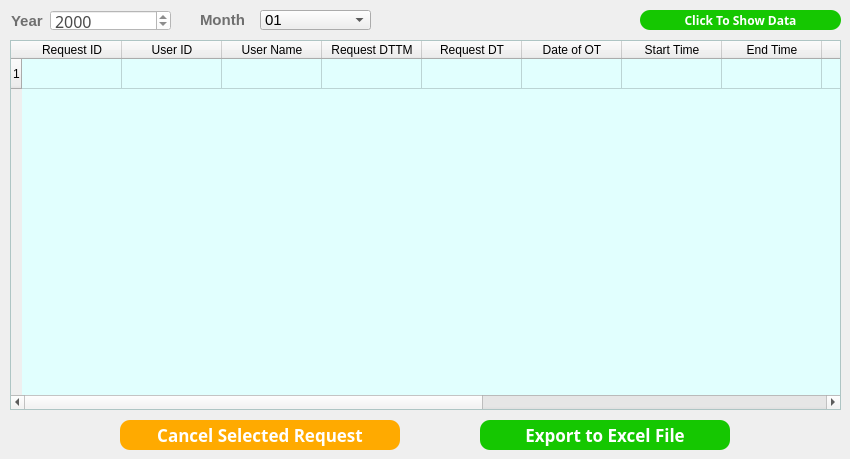
    <widget class="QWidget" name="tab_2">
     <attribute name="title">
      <string>Summary</string>
     </attribute>
     <widget class="QTableWidget" name="tableWidget">
      <property name="geometry">
       <rect>
        <x>10</x>
        <y>40</y>
        <width>831</width>
        <height>370</height>
       </rect>
      </property>
      <property name="styleSheet">
       <string notr="true">QTableWidget
{
	background-color: rgb(225, 255, 254);
}

QTableWidget::item:selected {
    background-color: #C1272D;
}
</string>
      </property>
      <property name="frameShape">
       <enum>QFrame::StyledPanel</enum>
      </property>
      <property name="frameShadow">
       <enum>QFrame::Sunken</enum>
      </property>
      <property name="sizeAdjustPolicy">
       <enum>QAbstractScrollArea::AdjustToContentsOnFirstShow</enum>
      </property>
      <property name="selectionBehavior">
       <enum>QAbstractItemView::SelectRows</enum>
      </property>
      <property name="showGrid">
       <bool>true</bool>
      </property>
      <property name="gridStyle">
       <enum>Qt::SolidLine</enum>
      </property>
      <property name="sortingEnabled">
       <bool>true</bool>
      </property>
      <property name="rowCount">
       <number>1</number>
      </property>
      <property name="columnCount">
       <number>14</number>
      </property>
      <attribute name="horizontalHeaderCascadingSectionResizes">
       <bool>true</bool>
      </attribute>
      <attribute name="verticalHeaderShowSortIndicator" stdset="0">
       <bool>false</bool>
      </attribute>
      <attribute name="verticalHeaderStretchLastSection">
       <bool>false</bool>
      </attribute>
      <row/>
      <column>
       <property name="text">
        <string>Request ID</string>
       </property>
       <property name="background">
        <color>
         <red>36</red>
         <green>236</green>
         <blue>239</blue>
        </color>
       </property>
      </column>
      <column>
       <property name="text">
        <string>User ID</string>
       </property>
      </column>
      <column>
       <property name="text">
        <string>User Name</string>
       </property>
      </column>
      <column>
       <property name="text">
        <string>Request DTTM</string>
       </property>
      </column>
      <column>
       <property name="text">
        <string>Request DT</string>
       </property>
      </column>
      <column>
       <property name="text">
        <string>Date of OT</string>
       </property>
      </column>
      <column>
       <property name="text">
        <string>Start Time</string>
       </property>
      </column>
      <column>
       <property name="text">
        <string>End Time</string>
       </property>
      </column>
      <column>
       <property name="text">
        <string>OT Hours</string>
       </property>
      </column>
      <column>
       <property name="text">
        <string>Leader</string>
       </property>
      </column>
      <column>
       <property name="text">
        <string>DM</string>
       </property>
      </column>
      <column>
       <property name="text">
        <string>HR</string>
       </property>
      </column>
      <column>
       <property name="text">
        <string>MD</string>
       </property>
      </column>
      <column>
       <property name="text">
        <string>Remarks</string>
       </property>
      </column>
      <item row="0" column="0">
       <property name="text">
        <string/>
       </property>
      </item>
     </widget>
     <widget class="QLabel" name="label_29">
      <property name="geometry">
       <rect>
        <x>11</x>
        <y>5</y>
        <width>41</width>
        <height>31</height>
       </rect>
      </property>
      <property name="font">
       <font>
        <family>Microsoft JhengHei UI</family>
        <pointsize>11</pointsize>
        <weight>75</weight>
        <bold>true</bold>
       </font>
      </property>
      <property name="styleSheet">
       <string notr="true">QLabel
{
	font-size:11pt;
	color:rgb(111,111,111);
}</string>
      </property>
      <property name="text">
       <string>Year</string>
      </property>
     </widget>
     <widget class="QDateEdit" name="dateEdit">
      <property name="geometry">
       <rect>
        <x>50</x>
        <y>10</y>
        <width>121</width>
        <height>21</height>
       </rect>
      </property>
      <property name="styleSheet">
       <string notr="true">QDateEdit
{
    /*字体为微软雅黑*/
    font-family:Microsoft Yahei;
    /*字体大小为20点*/
	color:rgb(74, 74, 74);
   font-size:12pt;
	background-color:rgb(255, 255,255);
}

QDateEdit:hover
{
    /*背景颜色*/  
   background-color:rgb(229, 242, 255);
}

QDateEdit:focus
{
    /*背景颜色*/  
   background-color:rgb(229, 242, 255);
}</string>
      </property>
      <property name="displayFormat">
       <string notr="true">yyyy</string>
      </property>
     </widget>
     <widget class="QLabel" name="label_30">
      <property name="geometry">
       <rect>
        <x>200</x>
        <y>4</y>
        <width>61</width>
        <height>31</height>
       </rect>
      </property>
      <property name="font">
       <font>
        <family>Microsoft JhengHei UI</family>
        <pointsize>11</pointsize>
        <weight>75</weight>
        <bold>true</bold>
       </font>
      </property>
      <property name="styleSheet">
       <string notr="true">QLabel
{
	font-size:11pt;
	color:rgb(111,111,111);
}</string>
      </property>
      <property name="text">
       <string>Month</string>
      </property>
     </widget>
     <widget class="QComboBox" name="comboBox_3">
      <property name="geometry">
       <rect>
        <x>260</x>
        <y>10</y>
        <width>111</width>
        <height>20</height>
       </rect>
      </property>
      <property name="font">
       <font>
        <pointsize>11</pointsize>
       </font>
      </property>
      <property name="autoFillBackground">
       <bool>false</bool>
      </property>
      <property name="styleSheet">
       <string notr="true">QComboBox

    {font-family:Microsoft Yahei;
    /*字体大小为20点*/
	color:color:rgb(74, 74, 74);
   font-size:12pt;

}
</string>
      </property>
      <property name="editable">
       <bool>false</bool>
      </property>
      <property name="currentText">
       <string>01</string>
      </property>
      <property name="currentIndex">
       <number>0</number>
      </property>
      <property name="insertPolicy">
       <enum>QComboBox::InsertAtBottom</enum>
      </property>
      <property name="frame">
       <bool>true</bool>
      </property>
      <item>
       <property name="text">
        <string>01</string>
       </property>
      </item>
      <item>
       <property name="text">
        <string>02</string>
       </property>
      </item>
      <item>
       <property name="text">
        <string>03</string>
       </property>
      </item>
      <item>
       <property name="text">
        <string>04</string>
       </property>
      </item>
      <item>
       <property name="text">
        <string>05</string>
       </property>
      </item>
      <item>
       <property name="text">
        <string>06</string>
       </property>
      </item>
      <item>
       <property name="text">
        <string>07</string>
       </property>
      </item>
      <item>
       <property name="text">
        <string>08</string>
       </property>
      </item>
      <item>
       <property name="text">
        <string>09</string>
       </property>
      </item>
      <item>
       <property name="text">
        <string>10</string>
       </property>
      </item>
      <item>
       <property name="text">
        <string>11</string>
       </property>
      </item>
      <item>
       <property name="text">
        <string>12</string>
       </property>
      </item>
      <item>
       <property name="text">
        <string>All</string>
       </property>
      </item>
     </widget>
     <widget class="QPushButton" name="pushButton_6">
      <property name="geometry">
       <rect>
        <x>120</x>
        <y>420</y>
        <width>280</width>
        <height>30</height>
       </rect>
      </property>
      <property name="font">
       <font>
        <family>Microsoft Yahei</family>
        <pointsize>13</pointsize>
        <weight>75</weight>
        <bold>true</bold>
       </font>
      </property>
      <property name="styleSheet">
       <string notr="true">QPushButton
{
    /*字体为微软雅黑*/
    font-family:Microsoft Yahei;
    /*字体大小为20点*/
    font-size:13pt;
    /*字体颜色为白色*/    
    color:white;
    /*背景颜色*/  
    background-color:rgb(255, 170, 0);
    /*边框圆角半径为8像素*/ 
    border-radius:10px;
}

/*按钮停留态*/
QPushButton:hover
{
    /*背景颜色*/  
    background-color:rgb(230, 153, 0);
    padding-left:-3px;
    /*上内边距为3像素，让按下时字向下移动3像素*/  
    padding-top:-3px;

}

/*按钮按下态*/
QPushButton:pressed
{
    /*背景颜色*/  
    background-color:rgb(197, 128, 0);
    /*左内边距为3像素，让按下时字向右移动3像素*/  
    padding-left:3px;
    /*上内边距为3像素，让按下时字向下移动3像素*/  
    padding-top:3px;
}</string>
      </property>
      <property name="text">
       <string>Cancel Selected Request</string>
      </property>
     </widget>
     <widget class="QPushButton" name="pushButton_2">
      <property name="geometry">
       <rect>
        <x>480</x>
        <y>420</y>
        <width>250</width>
        <height>30</height>
       </rect>
      </property>
      <property name="font">
       <font>
        <family>Microsoft Yahei</family>
        <pointsize>13</pointsize>
        <weight>75</weight>
        <bold>true</bold>
       </font>
      </property>
      <property name="styleSheet">
       <string notr="true">QPushButton

{
    /*字体为微软雅黑*/
    font-family:Microsoft Yahei;
    /*字体大小为20点*/
    font-size:13pt;
    /*字体颜色为白色*/    
    color:white;
    /*背景颜色*/  
    background-color:rgb(21, 199, 1);
    /*边框圆角半径为8像素*/ 
    border-radius:10px;

}

/*按钮停留态*/
QPushButton:hover
{
    /*背景颜色*/  
    background-color:rgb(21, 175, 0);
    padding-left:-3px;
    /*上内边距为3像素，让按下时字向下移动3像素*/  
    padding-top:-3px;

}

/*按钮按下态*/
QPushButton:pressed
{
    /*背景颜色*/  
    background-color:rgb(0, 113, 0);
    /*左内边距为3像素，让按下时字向右移动3像素*/  
    padding-left:3px;
    /*上内边距为3像素，让按下时字向下移动3像素*/  
    padding-top:3px;
}</string>
      </property>
      <property name="text">
       <string>Export to Excel File</string>
      </property>
     </widget>
     <widget class="QPushButton" name="pushButton_16">
      <property name="geometry">
       <rect>
        <x>640</x>
        <y>10</y>
        <width>201</width>
        <height>20</height>
       </rect>
      </property>
      <property name="font">
       <font>
        <family>Microsoft Yahei</family>
        <pointsize>9</pointsize>
        <weight>75</weight>
        <bold>true</bold>
       </font>
      </property>
      <property name="styleSheet">
       <string notr="true">QPushButton

{
    /*字体为微软雅黑*/
    font-family:Microsoft Yahei;
    /*字体大小为20点*/
    font-size:9pt;
    /*字体颜色为白色*/    
    color:white;
    /*背景颜色*/  
    background-color:rgb(21, 199, 1);
    /*边框圆角半径为8像素*/ 
    border-radius:10px;

}

/*按钮停留态*/
QPushButton:hover
{
    /*背景颜色*/  
    background-color:rgb(21, 175, 0);
    padding-left:-3px;
    /*上内边距为3像素，让按下时字向下移动3像素*/  
    padding-top:-3px;
	font-size:10pt;
}

/*按钮按下态*/
QPushButton:pressed
{
    /*背景颜色*/  
    background-color:rgb(0, 113, 0);
    /*左内边距为3像素，让按下时字向右移动3像素*/  
    padding-left:3px;
    /*上内边距为3像素，让按下时字向下移动3像素*/  
    padding-top:3px;
    font-size:9pt;
}</string>
      </property>
      <property name="text">
       <string>Click To Show Data</string>
      </property>
     </widget>
    </widget>
